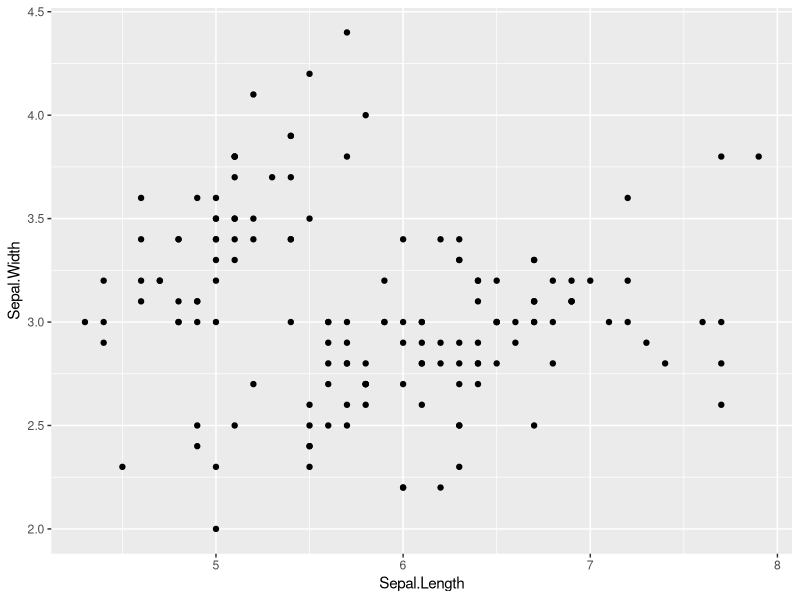
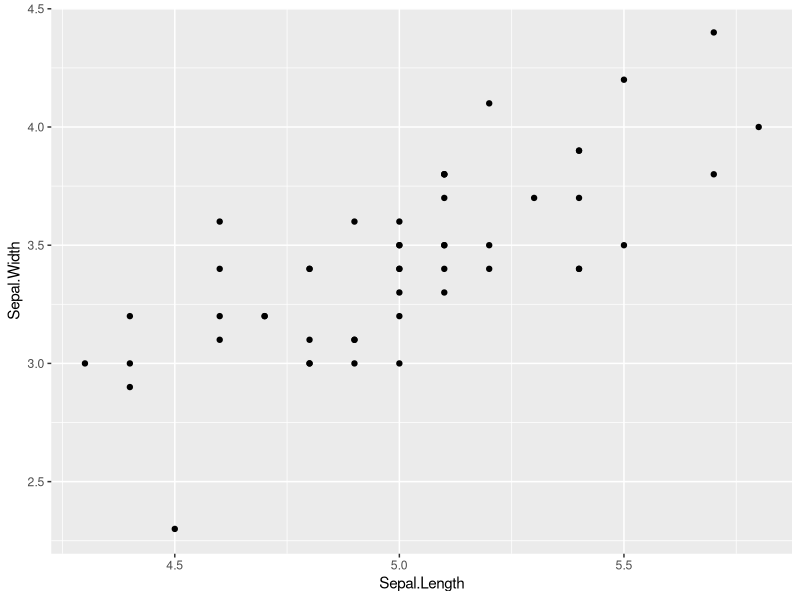
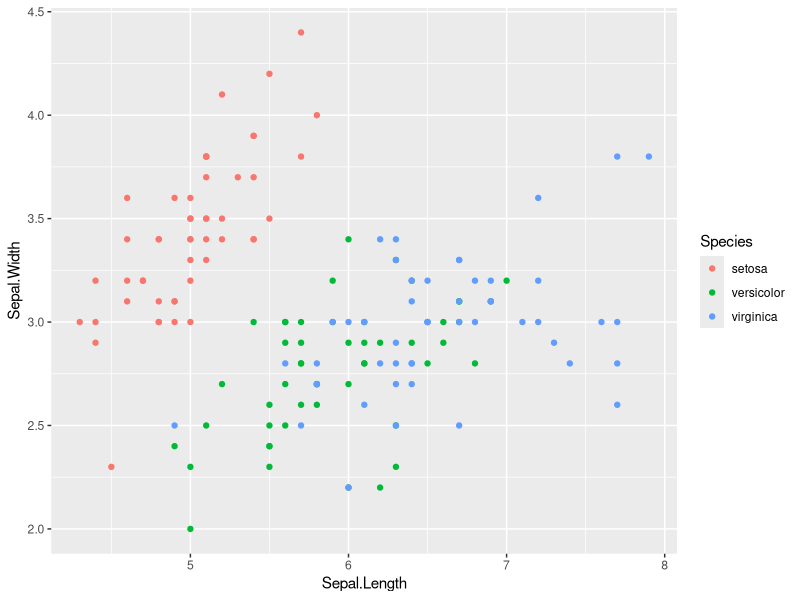
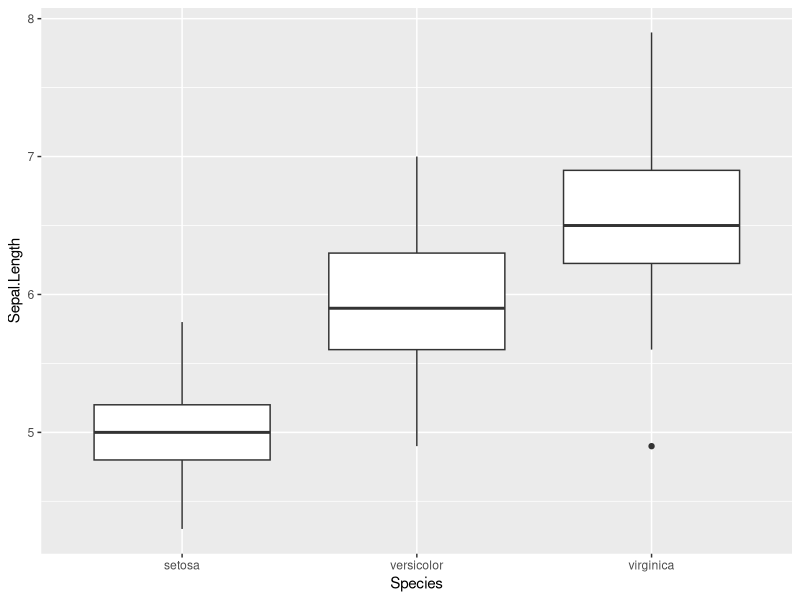
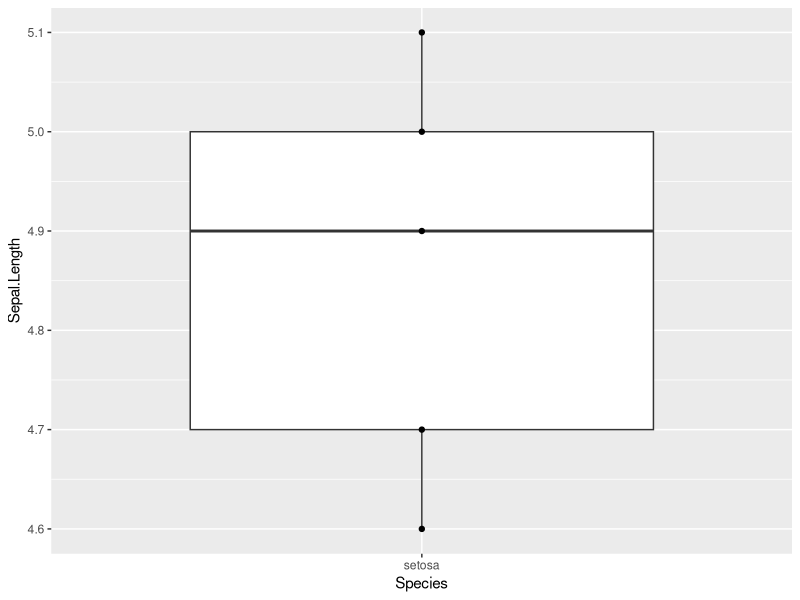

Here is the R script that generated these plots, in order:
## ---- chunk 1

knitr::opts_chunk$set(
  class.output  = "bg-success",
  class.message = "bg-info text-info",
  class.warning = "bg-warning text-warning",
  class.error   = "bg-danger text-danger"
  )
## ---- chunk 2

usePackage <- function(p) 	
{	
  if (!is.element(p, installed.packages()[,1]))	
    install.packages(p, dep = TRUE, repos="https://cloud.r-project.org/", lib=.libPaths()[1])	
  require(p, character.only = TRUE)	
}	
	
usePackage("data.table")
usePackage("ggplot2")


## ---- chunk 3
# load packages
library(data.table)
library(ggplot2)

# to data table [for data management](optional)
iris <- as.data.table(iris)

str(iris)

summary(iris)


# Scatterplot
ggplot(data=iris, aes(x=Sepal.Length, y=Sepal.Width))+
  geom_point()

# show unique values of Species
unique(iris$Species)

# Show subset
iris[Species=="setosa"]

# Scatter plot Subset
ggplot(data=iris[Species=="setosa"], aes(x=Sepal.Length, y=Sepal.Width))+
  geom_point()

# Introduce color
ggplot(data=iris, aes(x=Sepal.Length, y=Sepal.Width, color=Species))+
  geom_point()

# Boxplot
ggplot(data=iris, aes(x=Species, y=Sepal.Length))+
  geom_boxplot()  

# Reduce data set to first 5 Rows
iris[1:5,]

# Combine boxplot and 'scatterplot'
ggplot(data=iris[1:5,], aes(x=Species, y=Sepal.Length))+
  geom_boxplot()+
  geom_point()

# Boxplot for 5 Data points does not make much sense!

## ---- chunk 4

sessionInfo()

